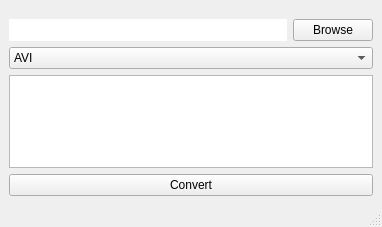
<?xml version="1.0" encoding="UTF-8"?>
<ui version="4.0">
 <class>MainWindow</class>
 <widget class="QMainWindow" name="MainWindow">
  <property name="geometry">
   <rect>
    <x>0</x>
    <y>0</y>
    <width>382</width>
    <height>227</height>
   </rect>
  </property>
  <property name="windowTitle">
   <string>MainWindow</string>
  </property>
  <widget class="QWidget" name="centralwidget">
   <layout class="QVBoxLayout" name="verticalLayout_2">
    <item>
     <layout class="QVBoxLayout" name="verticalLayout">
      <property name="topMargin">
       <number>10</number>
      </property>
      <item>
       <layout class="QHBoxLayout" name="horizontalLayout">
        <item>
         <widget class="QLabel" name="label">
          <property name="styleSheet">
           <string notr="true">QLabel{
	background-color:white
}</string>
          </property>
          <property name="text">
           <string/>
          </property>
         </widget>
        </item>
        <item>
         <widget class="QPushButton" name="pushButton">
          <property name="sizePolicy">
           <sizepolicy hsizetype="Fixed" vsizetype="Fixed">
            <horstretch>0</horstretch>
            <verstretch>0</verstretch>
           </sizepolicy>
          </property>
          <property name="text">
           <string>Browse</string>
          </property>
         </widget>
        </item>
       </layout>
      </item>
      <item>
       <widget class="QComboBox" name="comboBox">
        <item>
         <property name="text">
          <string>AVI</string>
         </property>
        </item>
        <item>
         <property name="text">
          <string>MP4</string>
         </property>
        </item>
        <item>
         <property name="text">
          <string>MOV</string>
         </property>
        </item>
       </widget>
      </item>
      <item>
       <widget class="QTextEdit" name="textEdit"/>
      </item>
      <item>
       <widget class="QPushButton" name="pushButton_2">
        <property name="text">
         <string>Convert</string>
        </property>
       </widget>
      </item>
     </layout>
    </item>
   </layout>
  </widget>
  <widget class="QMenuBar" name="menubar">
   <property name="geometry">
    <rect>
     <x>0</x>
     <y>0</y>
     <width>382</width>
     <height>21</height>
    </rect>
   </property>
  </widget>
  <widget class="QStatusBar" name="statusbar"/>
 </widget>
 <resources/>
 <connections/>
</ui>
